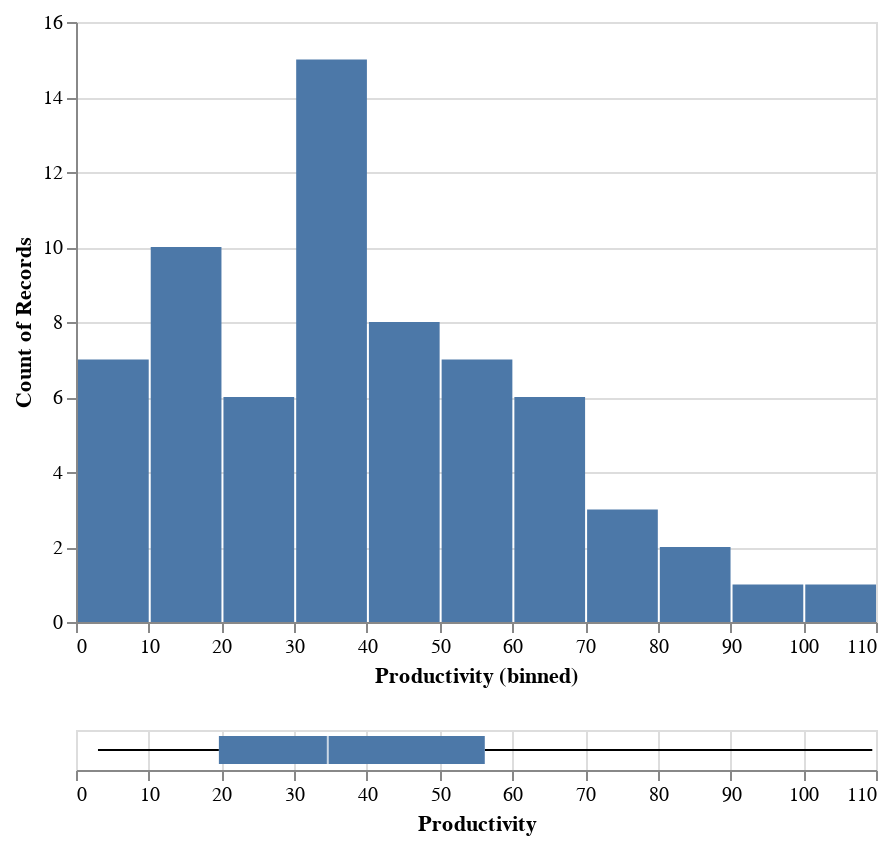

The notebook cell saved with this chart:
### Markdown cell above
### Chart 3: Productivity - distribution plot and boxplot

### Code cell
# By using distribution plot we can decide which technique we will use for dealing with missing values.
# Variable = Productivity

hist2 = alt.Chart(df).mark_bar().encode(
    x=alt.X("Productivity", 
            bin=alt.BinParams(maxbins=20), 
            scale=alt.Scale(zero=True)),
    y='count()',
)

box2 = alt.Chart(df).mark_boxplot().encode(
    x='Productivity',
)

alt.vconcat(hist2, box2)

### Figure 1 — Vega-Lite specification as saved in the notebook (floating-point values rounded to 4 significant figures)
{"config": {"view": {"continuousWidth": 400, "continuousHeight": 300}}, "vconcat": [{"mark": "bar", "encoding": {"x": {"bin": {"maxbins": 20}, "field": "Productivity", "scale": {"zero": true}, "type": "quantitative"}, "y": {"aggregate": "count", "type": "quantitative"}}}, {"mark": "boxplot", "encoding": {"x": {"field": "Productivity", "type": "quantitative"}}}], "data": {"name": "data-7e5e1d31b7d7dfe3b746d19bb1e7c61c"}, "$schema": "https://vega.github.io/schema/vega-lite/v4.17.0.json", "datasets": {"data-7e5e1d31b7d7dfe3b746d19bb1e7c61c": [{"Continent": "Americas", "Country": "Argentina", "Code": "ARG", "Year": 2017, "Ø working hours": 1692.0, "GDP": 23270.0, "Population": 44054616, "Gini coefficient": 0.3408, "Life satisfaction": 6.086, "Productivity": 30.96, "Health expenditure": 2470.0}, {"Continent": "Oceania", "Country": "Australia", "Code": "AUS", "Year": 2017, "Ø working hours": 1731.0, "GDP": 52540.0, "Population": 24590336, "Gini coefficient": 0.3408, "Life satisfaction": 7.234, "Productivity": 60.34, "Health expenditure": 4716.0}, {"Continent": "Europe", "Country": "Austria", "Code": "AUT", "Year": 2017, "Ø working hours": 1613.0, "GDP": 51950.0, "Population": 8797497, "Gini coefficient": 0.2974, "Life satisfaction": 7.195, "Productivity": 64.78, "Health expenditure": 5641.0}, {"Continent": "Asia", "Country": "Bangladesh", "Code": "BGD", "Year": 2017, "Ø working hours": 2232.0, "GDP": 4113.0, "Population": 161793968, "Gini coefficient": 0.3408, "Life satisfaction": 5.114, "Productivity": 4.308, "Health expenditure": 101.2}, {"Continent": "Europe", "Country": "Belgium", "Code": "BEL", "Year": 2017, "Ø working hours": 1544.0, "GDP": 45150.0, "Population": 11384491, "Gini coefficient": 0.2739, "Life satisfaction": 6.772, "Productivity": 68.52, "Health expenditure": 5450.0}, {"Continent": "Americas", "Country": "Brazil", "Code": "BRA", "Year": 2017, "Ø working hours": 1709.0, "GDP": 14280.0, "Population": 208504960, "Gini coefficient": 0.5333, "Life satisfaction": 6.451, "Productivity": 19.19, "Health expenditure": 1376.0}, {"Continent": "Europe", "Country": "Bulgaria", "Code": "BGR", "Year": 2017, "Ø working hours": 1644.0, "GDP": 19580.0, "Population": 7182430, "Gini coefficient": 0.4038, "Life satisfaction": 5.108, "Productivity": 25.39, "Health expenditure": 1608.0}, {"Continent": "Asia", "Country": "Cambodia", "Code": "KHM", "Year": 2017, "Ø working hours": 2456.0, "GDP": 3951.0, "Population": 15830694, "Gini coefficient": 0.3408, "Life satisfaction": 4.998, "Productivity": 3.023, "Health expenditure": 224.8}, {"Continent": "Americas", "Country": "Canada", "Code": "CAN", "Year": 2017, "Ø working hours": 1696.0, "GDP": 48900.0, "Population": 36554344, "Gini coefficient": 0.3331, "Life satisfaction": 7.109, "Productivity": 56.26, "Health expenditure": 5209.0}, {"Continent": "Americas", "Country": "Chile", "Code": "CHL", "Year": 2017, "Ø working hours": 1974.0, "GDP": 22860.0, "Population": 18368582, "Gini coefficient": 0.4444, "Life satisfaction": 5.942, "Productivity": 27.26, "Health expenditure": 2219.0}, {"Continent": "Asia", "Country": "China", "Code": "CHN", "Year": 2017, "Ø working hours": 2174.0, "GDP": 13850.0, "Population": 1410275968, "Gini coefficient": 0.3908, "Life satisfaction": 5.144, "Productivity": 11.36, "Health expenditure": 706.4}, {"Continent": "Americas", "Country": "Colombia", "Code": "COL", "Year": 2017, "Ø working hours": 1998.0, "GDP": 13430.0, "Population": 48351668, "Gini coefficient": 0.4972, "Life satisfaction": 6.35, "Productivity": 15.63, "Health expenditure": 1088.0}, {"Continent": "Americas", "Country": "Costa Rica", "Code": "CRI", "Year": 2017, "Ø working hours": 2212.0, "GDP": 18130.0, "Population": 4993849, "Gini coefficient": 0.4835, "Life satisfaction": 6.998, "Productivity": 18.73, "Health expenditure": 1440.0}, {"Continent": "Europe", "Country": "Croatia", "Code": "HRV", "Year": 2017, "Ø working hours": 1835.0, "GDP": 25360.0, "Population": 4192468, "Gini coefficient": 0.3035, "Life satisfaction": 5.626, "Productivity": 33.16, "Health expenditure": 1804.0}, {"Continent": "Asia", "Country": "Cyprus", "Code": "CYP", "Year": 2017, "Ø working hours": 1784.0, "GDP": 31250.0, "Population": 1208527, "Gini coefficient": 0.3142, "Life satisfaction": 6.137, "Productivity": 42.59, "Health expenditure": 2533.0}, {"Continent": "Europe", "Country": "Czechia", "Code": "CZE", "Year": 2017, "Ø working hours": 1776.0, "GDP": 35580.0, "Population": 10531315, "Gini coefficient": 0.2485, "Life satisfaction": 6.242, "Productivity": 39.42, "Health expenditure": 2786.0}, {"Continent": "Europe", "Country": "Denmark", "Code": "DNK", "Year": 2017, "Ø working hours": 1400.0, "GDP": 51670.0, "Population": 5737286, "Gini coefficient": 0.2875, "Life satisfaction": 7.693, "Productivity": 72.54, "Health expenditure": 5573.0}, {"Continent": "Americas", "Country": "Ecuador", "Code": "ECU", "Year": 2017, "Ø working hours": 1701.0, "GDP": 11410.0, "Population": 16696947, "Gini coefficient": 0.4467, "Life satisfaction": 5.809, "Productivity": 15.32, "Health expenditure": 863.0}, {"Continent": "Europe", "Country": "Estonia", "Code": "EST", "Year": 2017, "Ø working hours": 1857.0, "GDP": 30980.0, "Population": 1317550, "Gini coefficient": 0.3036, "Life satisfaction": 6.035, "Productivity": 33.49, "Health expenditure": 2242.0}, {"Continent": "Europe", "Country": "Finland", "Code": "FIN", "Year": 2017, "Ø working hours": 1659.0, "GDP": 43830.0, "Population": 5508146, "Gini coefficient": 0.2738, "Life satisfaction": 7.78, "Productivity": 58.88, "Health expenditure": 4339.0}, {"Continent": "Europe", "Country": "France", "Code": "FRA", "Year": 2017, "Ø working hours": 1514.0, "GDP": 42820.0, "Population": 64144092, "Gini coefficient": 0.3163, "Life satisfaction": 6.69, "Productivity": 68.37, "Health expenditure": 5060.0}, {"Continent": "Europe", "Country": "Germany", "Code": "DEU", "Year": 2017, "Ø working hours": 1354.0, "GDP": 51250.0, "Population": 82624368, "Gini coefficient": 0.312, "Life satisfaction": 7.035, "Productivity": 69.85, "Health expenditure": 6028.0}, {"Continent": "Europe", "Country": "Greece", "Code": "GRC", "Year": 2017, "Ø working hours": 2017.0, "GDP": 26480.0, "Population": 10692230, "Gini coefficient": 0.3435, "Life satisfaction": 5.952, "Productivity": 33.36, "Health expenditure": 2326.0}, {"Continent": "Asia", "Country": "Hong Kong", "Code": "HKG", "Year": 2017, "Ø working hours": 2186.0, "GDP": 49930.0, "Population": 7461508, "Gini coefficient": 0.3408, "Life satisfaction": 5.659, "Productivity": 44.37, "Health expenditure": 2230.0}, {"Continent": "Europe", "Country": "Hungary", "Code": "HUN", "Year": 2017, "Ø working hours": 1937.0, "GDP": 26910.0, "Population": 9788940, "Gini coefficient": 0.3058, "Life satisfaction": 6.0, "Productivity": 33.06, "Health expenditure": 1989.0}, {"Continent": "Europe", "Country": "Iceland", "Code": "ISL", "Year": 2017, "Ø working hours": 1493.0, "GDP": 49840.0, "Population": 343641, "Gini coefficient": 0.2613, "Life satisfaction": 7.533, "Productivity": 59.13, "Health expenditure": 4763.0}, {"Continent": "Asia", "Country": "India", "Code": "IND", "Year": 2017, "Ø working hours": 2117.0, "GDP": 6188.0, "Population": 1354195712, "Gini coefficient": 0.3594, "Life satisfaction": 3.249, "Productivity": 8.01, "Health expenditure": 181.5}, {"Continent": "Asia", "Country": "Indonesia", "Code": "IDN", "Year": 2017, "Ø working hours": 2024.0, "GDP": 10640.0, "Population": 264498848, "Gini coefficient": 0.3879, "Life satisfaction": 5.347, "Productivity": 11.35, "Health expenditure": 317.6}, {"Continent": "Europe", "Country": "Ireland", "Code": "IRL", "Year": 2017, "Ø working hours": 1746.0, "GDP": 86810.0, "Population": 4771860, "Gini coefficient": 0.3136, "Life satisfaction": 7.255, "Productivity": 109.5, "Health expenditure": 5583.0}, {"Continent": "Asia", "Country": "Israel", "Code": "ISR", "Year": 2017, "Ø working hours": 1921.0, "GDP": 38980.0, "Population": 8309256, "Gini coefficient": 0.382, "Life satisfaction": 7.332, "Productivity": 41.02, "Health expenditure": 2992.0}, {"Continent": "Europe", "Country": "Italy", "Code": "ITA", "Year": 2017, "Ø working hours": 1723.0, "GDP": 40160.0, "Population": 60004024, "Gini coefficient": 0.3593, "Life satisfaction": 6.445, "Productivity": 56.27, "Health expenditure": 3617.0}, {"Continent": "Asia", "Country": "Japan", "Code": "JPN", "Year": 2017, "Ø working hours": 1738.0, "GDP": 39600.0, "Population": 126662464, "Gini coefficient": 0.3408, "Life satisfaction": 5.908, "Productivity": 42.42, "Health expenditure": 4398.0}, {"Continent": "Europe", "Country": "Latvia", "Code": "LVA", "Year": 2017, "Ø working hours": 1875.0, "GDP": 27160.0, "Population": 1954861, "Gini coefficient": 0.3557, "Life satisfaction": 5.97, "Productivity": 31.57, "Health expenditure": 1704.0}, {"Continent": "Europe", "Country": "Lithuania", "Code": "LTU", "Year": 2017, "Ø working hours": 1844.0, "GDP": 29830.0, "Population": 2904452, "Gini coefficient": 0.3729, "Life satisfaction": 6.064, "Productivity": 32.99, "Health expenditure": 2178.0}, {"Continent": "Europe", "Country": "Luxembourg", "Code": "LUX", "Year": 2017, "Ø working hours": 1519.0, "GDP": 90600.0, "Population": 596290, "Gini coefficient": 0.3452, "Life satisfaction": 7.404, "Productivity": 83.17, "Health expenditure": 5981.0}, {"Continent": "Asia", "Country": "Malaysia", "Code": "MYS", "Year": 2017, "Ø working hours": 2238.0, "GDP": 24160.0, "Population": 31975812, "Gini coefficient": 0.3408, "Life satisfaction": 5.428, "Productivity": 23.65, "Health expenditure": 987.6}, {"Continent": "Europe", "Country": "Malta", "Code": "MLT", "Year": 2017, "Ø working hours": 2040.0, "GDP": 35150.0, "Population": 479507, "Gini coefficient": 0.2923, "Life satisfaction": 6.733, "Productivity": 39.22, "Health expenditure": 3873.0}, {"Continent": "Americas", "Country": "Mexico", "Code": "MEX", "Year": 2017, "Ø working hours": 2255.0, "GDP": 18940.0, "Population": 122839256, "Gini coefficient": 0.3408, "Life satisfaction": 6.432, "Productivity": 21.02, "Health expenditure": 1076.0}, {"Continent": "Asia", "Country": "Myanmar", "Code": "MMR", "Year": 2017, "Ø working hours": 2438.0, "GDP": 4763.0, "Population": 52288344, "Gini coefficient": 0.307, "Life satisfaction": 4.434, "Productivity": 4.735, "Health expenditure": 214.6}, {"Continent": "Europe", "Country": "Netherlands", "Code": "NLD", "Year": 2017, "Ø working hours": 1430.0, "GDP": 54230.0, "Population": 17207204, "Gini coefficient": 0.2854, "Life satisfaction": 7.425, "Productivity": 70.62, "Health expenditure": 5603.0}, {"Continent": "Oceania", "Country": "New Zealand", "Code": "NZL", "Year": 2017, "Ø working hours": 1752.0, "GDP": 39730.0, "Population": 4746253, "Gini coefficient": 0.3408, "Life satisfaction": 7.205, "Productivity": 42.74, "Health expenditure": 3876.0}, {"Continent": "Africa", "Country": "Nigeria", "Code": "NGA", "Year": 2017, "Ø working hours": 1827.0, "GDP": 5061.0, "Population": 193495904, "Gini coefficient": 0.3408, "Life satisfaction": 4.356, "Productivity": 34.62, "Health expenditure": 194.8}, {"Continent": "Europe", "Country": "Norway", "Code": "NOR", "Year": 2017, "Ø working hours": 1417.0, "GDP": 69600.0, "Population": 5277396, "Gini coefficient": 0.2699, "Life satisfaction": 7.442, "Productivity": 96.85, "Health expenditure": 6631.0}, {"Continent": "Asia", "Country": "Pakistan", "Code": "PAK", "Year": 2017, "Ø working hours": 2096.0, "GDP": 4744.0, "Population": 216379648, "Gini coefficient": 0.3408, "Life satisfaction": 4.443, "Productivity": 8.322, "Health expenditure": 132.7}, {"Continent": "Americas", "Country": "Peru", "Code": "PER", "Year": 2017, "Ø working hours": 1932.0, "GDP": 11960.0, "Population": 31605488, "Gini coefficient": 0.4329, "Life satisfaction": 5.999, "Productivity": 10.75, "Health expenditure": 624.0}, {"Continent": "Asia", "Country": "Philippines", "Code": "PHL", "Year": 2017, "Ø working hours": 2149.0, "GDP": 7858.0, "Population": 106738496, "Gini coefficient": 0.3408, "Life satisfaction": 6.268, "Productivity": 9.45, "Health expenditure": 321.6}, {"Continent": "Europe", "Country": "Poland", "Code": "POL", "Year": 2017, "Ø working hours": 2028.0, "GDP": 29050.0, "Population": 38532816, "Gini coefficient": 0.303, "Life satisfaction": 6.242, "Productivity": 33.66, "Health expenditure": 1972.0}, {"Continent": "Europe", "Country": "Portugal", "Code": "PRT", "Year": 2017, "Ø working hours": 1863.0, "GDP": 30430.0, "Population": 10307528, "Gini coefficient": 0.338, "Life satisfaction": 6.095, "Productivity": 34.62, "Health expenditure": 3072.0}, {"Continent": "Europe", "Country": "Romania", "Code": "ROU", "Year": 2017, "Ø working hours": 1806.0, "GDP": 25420.0, "Population": 19698852, "Gini coefficient": 0.3602, "Life satisfaction": 6.13, "Productivity": 32.27, "Health expenditure": 1399.0}, {"Continent": "Europe", "Country": "Russia", "Code": "RUS", "Year": 2017, "Ø working hours": 1974.0, "GDP": 26800.0, "Population": 145452544, "Gini coefficient": 0.3724, "Life satisfaction": 5.441, "Productivity": 27.45, "Health expenditure": 1406.0}, {"Continent": "Asia", "Country": "Singapore", "Code": "SGP", "Year": 2017, "Ø working hours": 2238.0, "GDP": 81440.0, "Population": 5764489, "Gini coefficient": 0.3408, "Life satisfaction": 6.378, "Productivity": 54.3, "Health expenditure": 4091.0}, {"Continent": "Europe", "Country": "Slovakia", "Code": "SVK", "Year": 2017, "Ø working hours": 1745.0, "GDP": 26470.0, "Population": 5439418, "Gini coefficient": 0.2324, "Life satisfaction": 6.243, "Productivity": 35.17, "Health expenditure": 2038.0}, {"Continent": "Europe", "Country": "Slovenia", "Code": "SVN", "Year": 2017, "Ø working hours": 1655.0, "GDP": 31590.0, "Population": 2098396, "Gini coefficient": 0.2422, "Life satisfaction": 6.665, "Productivity": 40.55, "Health expenditure": 2998.0}, {"Continent": "Africa", "Country": "South Africa", "Code": "ZAF", "Year": 2017, "Ø working hours": 2209.0, "GDP": 12740.0, "Population": 56641208, "Gini coefficient": 0.3408, "Life satisfaction": 5.035, "Productivity": 18.05, "Health expenditure": 1108.0}, {"Continent": "Asia", "Country": "South Korea", "Code": "KOR", "Year": 2017, "Ø working hours": 2063.0, "GDP": 40880.0, "Population": 51511640, "Gini coefficient": 0.3408, "Life satisfaction": 5.903, "Productivity": 39.08, "Health expenditure": 2926.0}, {"Continent": "Europe", "Country": "Spain", "Code": "ESP", "Year": 2017, "Ø working hours": 1686.0, "GDP": 38930.0, "Population": 46584168, "Gini coefficient": 0.3465, "Life satisfaction": 6.457, "Productivity": 56.06, "Health expenditure": 3557.0}, {"Continent": "Asia", "Country": "Sri Lanka", "Code": "LKA", "Year": 2017, "Ø working hours": 1924.0, "GDP": 12730.0, "Population": 21506816, "Gini coefficient": 0.3408, "Life satisfaction": 4.213, "Productivity": 17.05, "Health expenditure": 459.2}, {"Continent": "Europe", "Country": "Sweden", "Code": "SWE", "Year": 2017, "Ø working hours": 1609.0, "GDP": 52030.0, "Population": 10058191, "Gini coefficient": 0.2877, "Life satisfaction": 7.398, "Productivity": 64.34, "Health expenditure": 5656.0}, {"Continent": "Europe", "Country": "Switzerland", "Code": "CHE", "Year": 2017, "Ø working hours": 1590.0, "GDP": 73620.0, "Population": 8451688, "Gini coefficient": 0.3268, "Life satisfaction": 7.694, "Productivity": 80.59, "Health expenditure": 7990.0}, {"Continent": "Asia", "Country": "Taiwan", "Code": "TWN", "Year": 2017, "Ø working hours": 1990.0, "GDP": 45380.0, "Population": 23665028, "Gini coefficient": 0.3408, "Life satisfaction": 6.537, "Productivity": 45.0, "Health expenditure": 2230.0}, {"Continent": "Asia", "Country": "Thailand", "Code": "THA", "Year": 2017, "Ø working hours": 2185.0, "GDP": 16670.0, "Population": 70898208, "Gini coefficient": 0.3653, "Life satisfaction": 6.022, "Productivity": 14.75, "Health expenditure": 669.6}, {"Continent": "Asia", "Country": "Turkey", "Code": "TUR", "Year": 2017, "Ø working hours": 1832.0, "GDP": 26610.0, "Population": 82089824, "Gini coefficient": 0.4141, "Life satisfaction": 4.872, "Productivity": 41.8, "Health expenditure": 1167.0}, {"Continent": "Europe", "Country": "United Kingdom", "Code": "GBR", "Year": 2017, "Ø working hours": 1670.0, "GDP": 44090.0, "Population": 66064808, "Gini coefficient": 0.3515, "Life satisfaction": 7.157, "Productivity": 54.68, "Health expenditure": 4516.0}, {"Continent": "Americas", "Country": "United States", "Code": "USA", "Year": 2017, "Ø working hours": 1757.0, "GDP": 60120.0, "Population": 329791232, "Gini coefficient": 0.4118, "Life satisfaction": 6.944, "Productivity": 71.64, "Health expenditure": 10100.0}, {"Continent": "Americas", "Country": "Uruguay", "Code": "URY", "Year": 2017, "Ø working hours": 1552.0, "GDP": 20620.0, "Population": 3422205, "Gini coefficient": 0.3946, "Life satisfaction": 6.6, "Productivity": 28.3, "Health expenditure": 2030.0}, {"Continent": "Asia", "Country": "Vietnam", "Code": "VNM", "Year": 2017, "Ø working hours": 2170.0, "GDP": 6842.0, "Population": 94033048, "Gini coefficient": 0.3408, "Life satisfaction": 5.467, "Productivity": 5.653, "Health expenditure": 424.0}]}}
